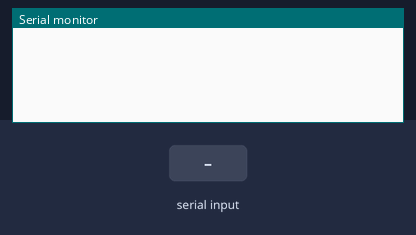
Recording of a sketch running on a simulated Arduino Mega 2560, built with avr-gcc and run on an emulated ATmega2560. Shown: the last lines printed to the serial monitor. Inputs (shaded band) come from the test bench.

Above: at 1.9 s.
2.0 s: "90,45\n" received over the second serial link
At 2.7 s:
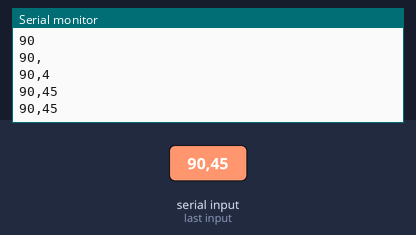
3.5 s: "30,150\n" received over the second serial link
At 4.6 s:
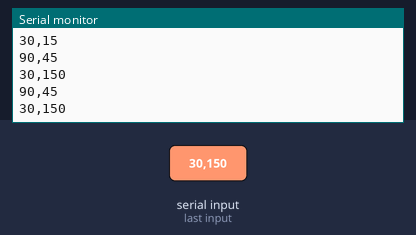
Timing chart, 0 to 6.5 s (numbered marks = the images above; inputs shaded):
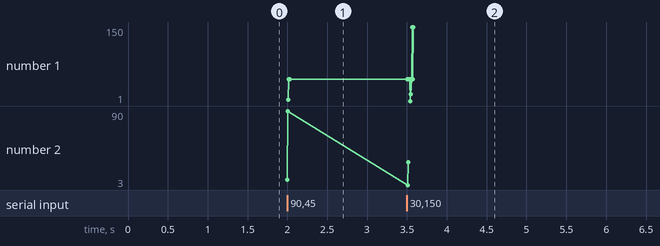

Measured:
- after the input at 2.0 s, the serial monitor: prints a new line at once (image 1)
- after the input at 3.5 s, the serial monitor: prints a new line at once (image 2)
- plotted number 1: 45 → 150 after the input at 3.5 s
- plotted number 2: 90 → 30 after the input at 3.5 s

The sketch:

LaserPing2.ino
```cpp
String buffer = "";
unsigned long lastreceived = 0;
long data;
void setup() {
  Serial1.begin(9600);
  Serial.begin(9600);
}

void loop() {
  if (millis() - lastreceived > 1000) {
    while (Serial1.available()) {
      Serial1.read();
    }
    while (1) {
      if (Serial1.available()) {
        if (char(Serial1.peek()) == char(13)) {
          break;
        }
        else {
          buffer = buffer + char(Serial1.read());
          Serial.println(buffer);
        }
      }
    }
    Serial.println(buffer);
    data = buffer.toInt();
    buffer = "";
    Serial.println(data);
    lastreceived = millis();
  }
}
```
